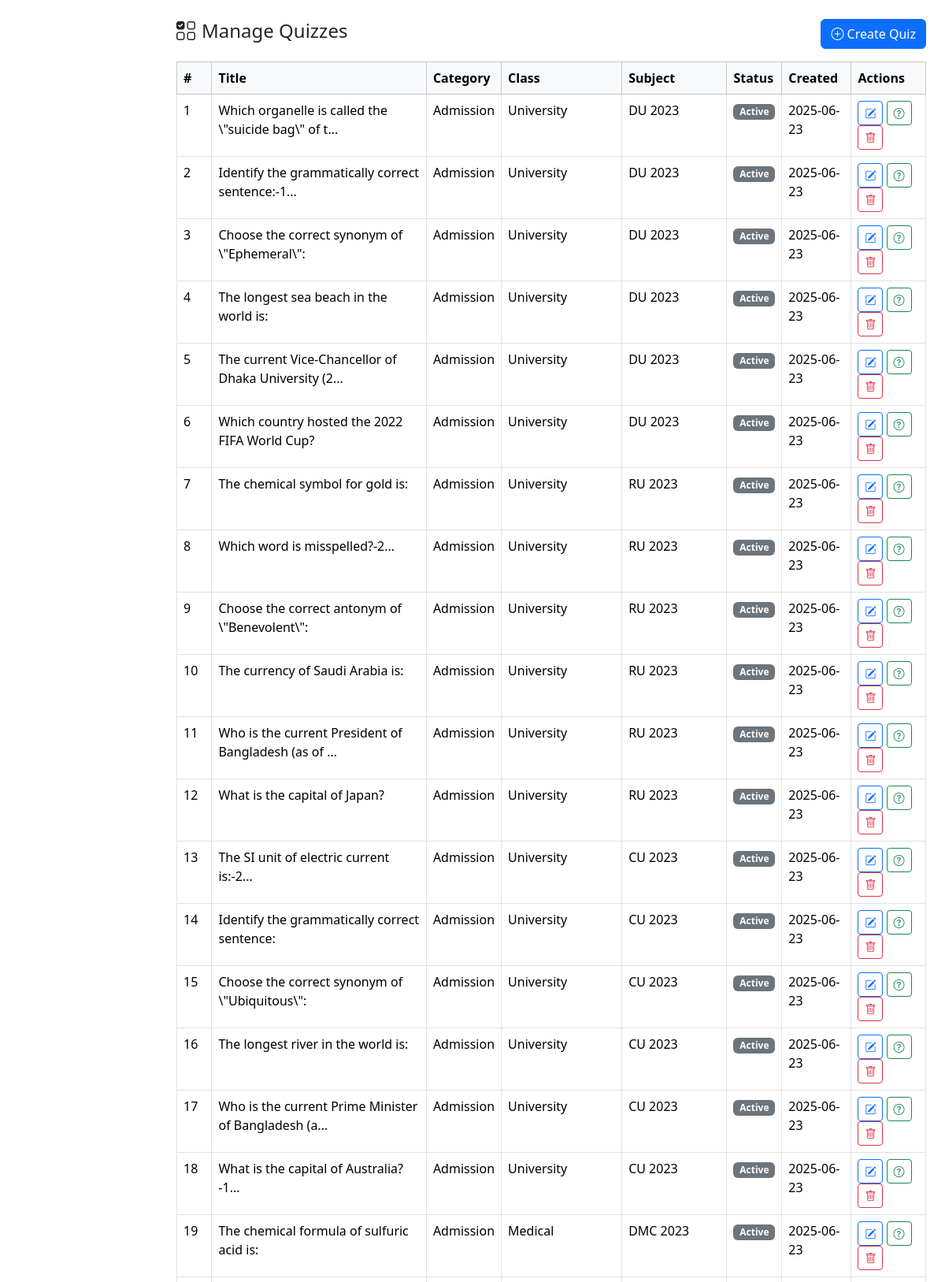
Page /DOC/DOC/combineproject/muntasir/manage_quizzes.php (upper part) on the committed database.
### tables this page shows
CREATE TABLE `quizzes` (
  `id` int(11) NOT NULL,
  `title` varchar(255) NOT NULL,
  `description` text DEFAULT NULL,
  `status` enum('active','inactive','pending') DEFAULT 'active',
  `category_id` int(11) DEFAULT NULL,
  `class_id` int(11) DEFAULT NULL,
  `subject_id` int(11) DEFAULT NULL,
  `event_id` int(11) DEFAULT NULL,
  `created_by` int(11) DEFAULT NULL,
  `created_at` timestamp NOT NULL DEFAULT current_timestamp(),
  `updated_at` timestamp NOT NULL DEFAULT current_timestamp() ON UPDATE current_timestamp()
);

CREATE TABLE `categories` (
  `id` int(11) NOT NULL,
  `name` varchar(100) NOT NULL,
  `slug` varchar(100) NOT NULL,
  `description` text DEFAULT NULL,
  `icon` varchar(100) DEFAULT NULL,
  `status` enum('active','inactive') DEFAULT 'active',
  `created_by` int(11) DEFAULT NULL,
  `created_at` timestamp NOT NULL DEFAULT current_timestamp(),
  `updated_at` timestamp NOT NULL DEFAULT current_timestamp() ON UPDATE current_timestamp()
);

CREATE TABLE `classes` (
  `id` int(11) NOT NULL,
  `category_id` int(11) NOT NULL,
  `name` varchar(100) NOT NULL,
  `slug` varchar(100) NOT NULL,
  `description` text DEFAULT NULL,
  `status` enum('active','inactive') DEFAULT 'active',
  `created_by` int(11) DEFAULT NULL,
  `created_at` timestamp NOT NULL DEFAULT current_timestamp(),
  `updated_at` timestamp NOT NULL DEFAULT current_timestamp() ON UPDATE current_timestamp()
);

CREATE TABLE `subjects` (
  `id` int(11) NOT NULL,
  `class_id` int(11) NOT NULL,
  `category_id` int(11) NOT NULL,
  `name` varchar(100) NOT NULL,
  `slug` varchar(100) NOT NULL,
  `description` text DEFAULT NULL,
  `status` enum('active','inactive') DEFAULT 'active',
  `created_by` int(11) DEFAULT NULL,
  `created_at` timestamp NOT NULL DEFAULT current_timestamp(),
  `updated_at` timestamp NOT NULL DEFAULT current_timestamp() ON UPDATE current_timestamp()
);

### DOC/DOC/combineproject/muntasir/manage_quizzes.php (the view, shortened to what this page needs)
<?php
$host = "localhost";
$user = "root";
$pass = "";
$dbname = "quizpallete";
$conn = new mysqli($host, $user, $pass, $dbname);
$quizzes = $conn->query("SELECT q.*, c.name as category, cl.name as class, s.name as subject FROM quizzes q
LEFT JOIN categories c ON q.category_id = c.id
LEFT JOIN classes cl ON q.class_id = cl.id
LEFT JOIN subjects s ON q.subject_id = s.id ORDER BY q.created_at DESC");
?>
<!DOCTYPE html>
<html lang="en">
<head>
  <link href="https://cdn.jsdelivr.net/npm/bootstrap@5.3.6/dist/css/bootstrap.min.css" rel="stylesheet">
  <link rel="stylesheet" href="https://cdn.jsdelivr.net/npm/bootstrap-icons@1.13.1/font/bootstrap-icons.min.css">
</head>
<body>
<div class="container-fluid">
  <div class="row">
    <div class="col-2">
    </div>
    <div class="col-10 p-4">
      <div class="d-flex justify-content-between align-items-center mb-3">
        <h4><i class="bi bi-ui-checks-grid me-2"></i>Manage Quizzes</h4>
        <a href="create_quiz.php" class="btn btn-primary"><i class="bi bi-plus-circle"></i> Create Quiz</a>
      </div>
      <table class="table table-bordered table-hover">
        <thead class="table-light">
          <tr>
            <th>#</th>
            <th>Title</th>
            <th>Category</th>
            <th>Class</th>
            <th>Subject</th>
            <th>Status</th>
            <th>Created</th>
            <th>Actions</th>
          </tr>
        </thead>
        <tbody>
        <?php $i = 1; while($row = $quizzes->fetch_assoc()): ?>
          <tr>
            <td><?= $i++ ?></td>
            <td><?= htmlspecialchars($row['title']) ?></td>
            <td><?= htmlspecialchars($row['category']) ?></td>
            <td><?= htmlspecialchars($row['class']) ?></td>
            <td><?= htmlspecialchars($row['subject']) ?></td>
            <td><span class="badge bg-<?= $row['status'] == 'approved' ? 'success' : ($row['status'] == 'pending' ? 'warning' : 'secondary') ?>"><?= ucfirst($row['status']) ?></span></td>
            <td><?= date('Y-m-d', strtotime($row['created_at'])) ?></td>
            <td>
              <a href="edit_quiz.php?id=<?= $row['id'] ?>" class="btn btn-sm btn-outline-primary"><i class="bi bi-pencil-square"></i></a>
              <a href="manage_questions.php?quiz_id=<?= $row['id'] ?>" class="btn btn-sm btn-outline-success"><i class="bi bi-question-circle"></i></a>
              <a href="delete_quiz.php?id=<?= $row['id'] ?>" onclick="return confirm('Are you sure?')" class="btn btn-sm btn-outline-danger"><i class="bi bi-trash"></i></a>
            </td>
          </tr>
        <?php endwhile; ?>
        </tbody>
      </table>
    </div>
  </div>
</div>
</body>
</html>

### rows in the picture
quizzes: title "Which organelle is called the \\\"suicide bag\\\" of t...", category.name "Admission", class.name "University", subject.name "DU 2023", status "Active", created_at "2025-06-23"
quizzes: title "Identify the grammatically correct sentence:-1...", category.name "Admission", class.name "University", subject.name "DU 2023", status "Active", created_at "2025-06-23"
quizzes: title "Choose the correct synonym of \\\"Ephemeral\\\":", category.name "Admission", class.name "University", subject.name "DU 2023", status "Active", created_at "2025-06-23"
quizzes: title "The longest sea beach in the world is:", category.name "Admission", class.name "University", subject.name "DU 2023", status "Active", created_at "2025-06-23"
quizzes: title "The current Vice-Chancellor of Dhaka University (2...", category.name "Admission", class.name "University", subject.name "DU 2023", status "Active", created_at "2025-06-23"
quizzes: title "Which country hosted the 2022 FIFA World Cup?", category.name "Admission", class.name "University", subject.name "DU 2023", status "Active", created_at "2025-06-23"
quizzes: title "The chemical symbol for gold is:", category.name "Admission", class.name "University", subject.name "RU 2023", status "Active", created_at "2025-06-23"
quizzes: title "Which word is misspelled?-2...", category.name "Admission", class.name "University", subject.name "RU 2023", status "Active", created_at "2025-06-23"
quizzes: title "Choose the correct antonym of \\\"Benevolent\\\":", category.name "Admission", class.name "University", subject.name "RU 2023", status "Active", created_at "2025-06-23"
quizzes: title "The currency of Saudi Arabia is:", category.name "Admission", class.name "University", subject.name "RU 2023", status "Active", created_at "2025-06-23"
quizzes: title "Who is the current President of Bangladesh (as of ...", category.name "Admission", class.name "University", subject.name "RU 2023", status "Active", created_at "2025-06-23"
quizzes: title "What is the capital of Japan?", category.name "Admission", class.name "University", subject.name "RU 2023", status "Active", created_at "2025-06-23"
quizzes: title "The SI unit of electric current is:-2...", category.name "Admission", class.name "University", subject.name "CU 2023", status "Active", created_at "2025-06-23"
quizzes: title "Identify the grammatically correct sentence:", category.name "Admission", class.name "University", subject.name "CU 2023", status "Active", created_at "2025-06-23"
quizzes: title "Choose the correct synonym of \\\"Ubiquitous\\\":", category.name "Admission", class.name "University", subject.name "CU 2023", status "Active", created_at "2025-06-23"
quizzes: title "The longest river in the world is:", category.name "Admission", class.name "University", subject.name "CU 2023", status "Active", created_at "2025-06-23"
quizzes: title "Who is the current Prime Minister of Bangladesh (a...", category.name "Admission", class.name "University", subject.name "CU 2023", status "Active", created_at "2025-06-23"
quizzes: title "What is the capital of Australia?-1...", category.name "Admission", class.name "University", subject.name "CU 2023", status "Active", created_at "2025-06-23"
quizzes: title "The chemical formula of sulfuric acid is:", category.name "Admission", class.name "Medical", subject.name "DMC 2023", status "Active", created_at "2025-06-23"
